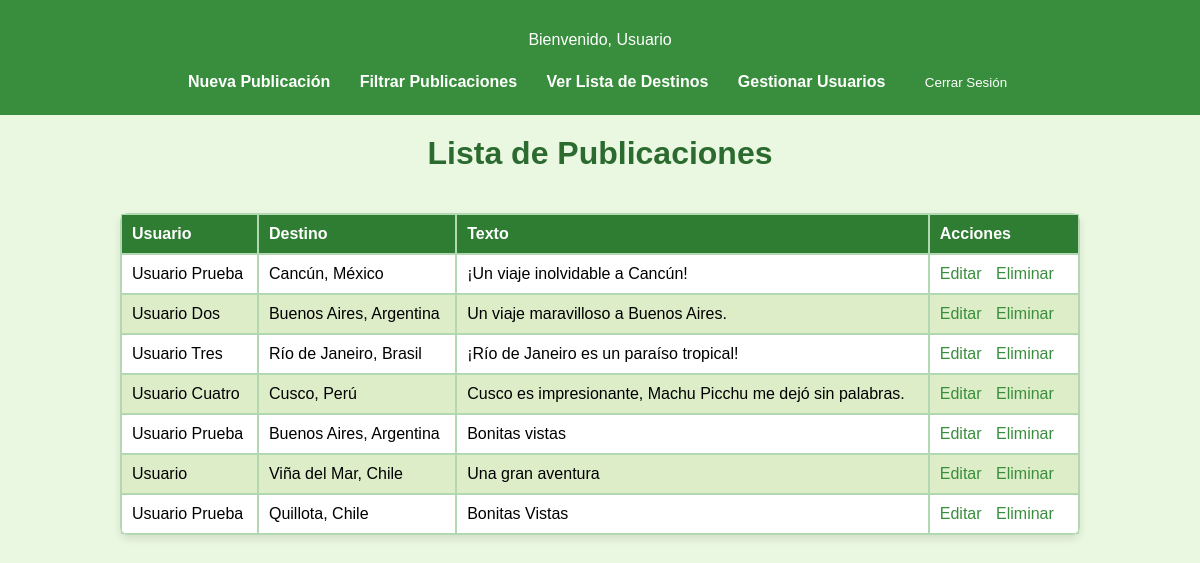
Page /publicacion/ (signed in) on the earlier database version.
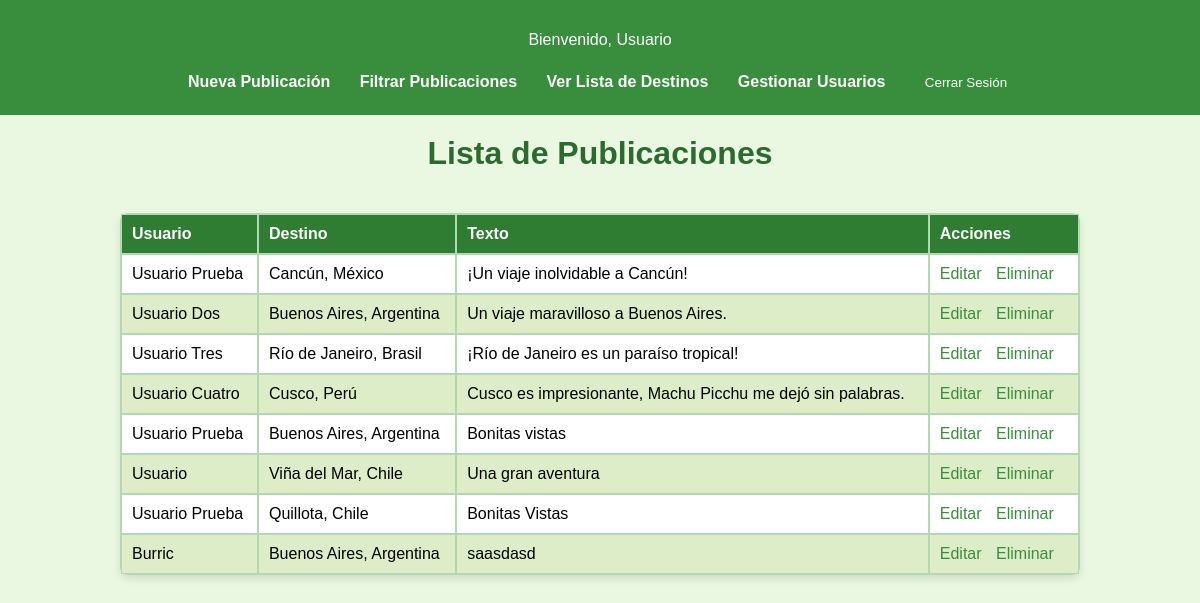
Same page on the later database version.
### publicacion/models.py (models this page shows, shortened)
class Publicacion(models.Model):
    usuario = models.ForeignKey(Usuario, on_delete=models.CASCADE)
    destino = models.ForeignKey(Destino, on_delete=models.CASCADE)
    texto = models.TextField()
    fecha = models.DateField(auto_now_add=True)

### usuario/models.py (models this page shows, shortened)
class Usuario(AbstractUser):
    nombre = models.CharField(max_length=150)
    correo = models.EmailField(unique=True)
    ubicacion = models.CharField(max_length=255, blank=True, null=True)
    USERNAME_FIELD = 'correo'
    REQUIRED_FIELDS = ['username', 'nombre']

### destino/models.py (models this page shows)
class Destino(models.Model):
    pais = models.CharField(max_length=100)
    ciudad = models.CharField(max_length=100)
    descripcion = models.TextField()
    def __str__(self):
        return f"{self.ciudad}, {self.pais}"

### publicacion/views.py (the view)
# urls.py: path('', views.publicacion_list, name='publicacion_list'),
@login_required
def publicacion_list(request):
    publicaciones = Publicacion.objects.all()
    return render(request, 'publicacion_list.html', {'publicaciones': publicaciones})

### publicacion/templates/publicacion_list.html (shortened to what this page needs)
{% load static %}
<!DOCTYPE html>
<html lang="es">
<head>
    <link rel="stylesheet" href="{% static 'css/listar publicacion.css' %}">
</head>
<body>
    <header>
        {% if user.is_authenticated %}
            <p>Bienvenido, {{ user.nombre}}</p>
            <nav>
                <a href="{% url 'publicacion_create' %}">Nueva Publicación</a>
                <a href="{% url 'publicacion_search' %}" style="margin-left: 10px;">Filtrar Publicaciones</a>
                {% if user.is_superuser %}
                    <a href="{% url 'destino_list' %}" style="margin-left: 10px;">Ver Lista de Destinos</a>
                    <a href="{% url 'usuario_list' %}" style="margin-left: 10px;">Gestionar Usuarios</a>
                {% else %}
                    <a href="{% url 'usuario_edit' user.id %}" style="margin-left: 10px;">Editar Mi Perfil</a>
                {% endif %}
                <form action="{% url 'logout' %}" method="POST" style="display: inline;">
                    <button type="submit">Cerrar Sesión</button>
                </form>
            </nav>
        {% else %}
            <nav>
                <a href="{% url 'login' %}">Iniciar Sesión</a>
                <a href="{% url 'register' %}">Registrarse</a>
            </nav>
        {% endif %}
    </header>
    <h1>Lista de Publicaciones</h1>
    <table border="1">
        <thead>
            <tr>
                <th>Usuario</th>
                <th>Destino</th>
                <th>Texto</th>
                <th>Acciones</th>
            </tr>
        </thead>
        <tbody>
            {% for publicacion in publicaciones %}
                <tr>
                    <td>{{ publicacion.usuario.nombre }}</td>
                    <td>{{ publicacion.destino }}</td>
                    <td>{{ publicacion.texto }}</td>
                    <td>
                        {% if request.user == publicacion.usuario or request.user.is_superuser %}
                            <a href="{% url 'publicacion_edit' publicacion.id %}">Editar</a>
                            <a href="{% url 'publicacion_delete' publicacion.id %}">Eliminar</a>
                        {% endif %}
                    </td>
                </tr>
            {% empty %}
                <tr>
                    <td colspan="4">No hay publicaciones disponibles.</td>
                </tr>
            {% endfor %}
        </tbody>
    </table>
</body>
</html>

Differences in the rows shown:
added Publicacion: usuario.nombre "Burric", destino "Buenos Aires, Argentina", texto "saasdasd", shows "Editar"
